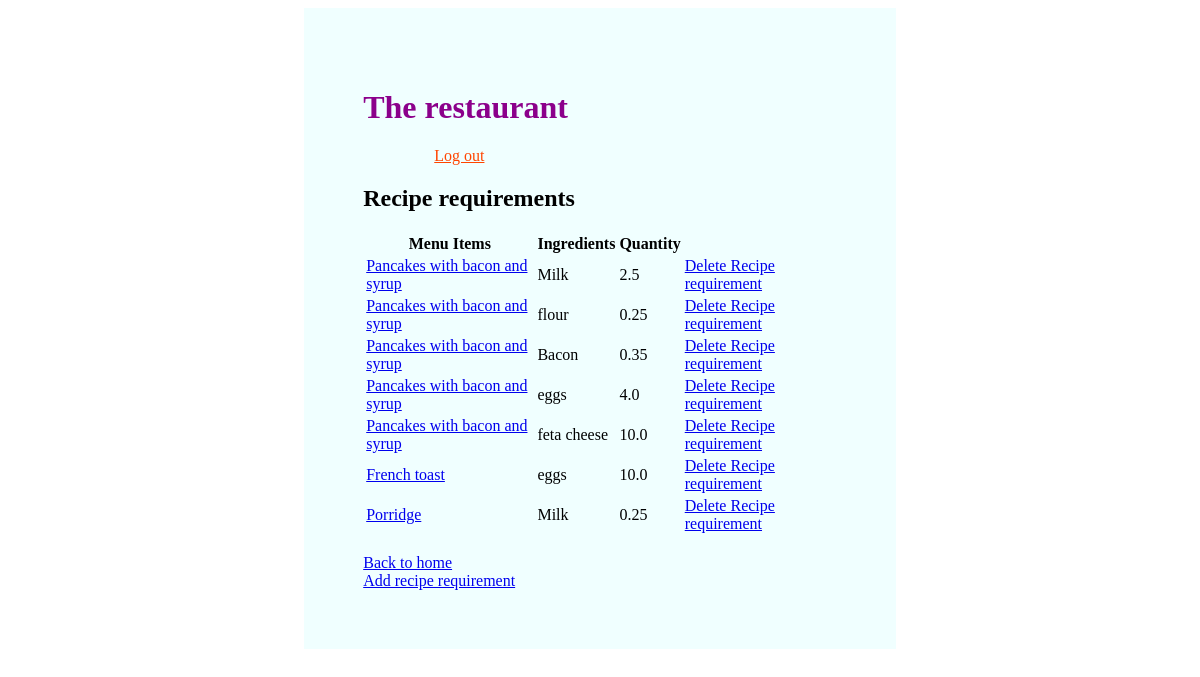
Page /recipes/ (signed in) on the committed database.
### inventory/models.py (models this page shows, shortened)
class RecipeRequirement(models.Model):
    menu_item = models.ForeignKey(MenuItem,verbose_name= "menu items", on_delete=models.CASCADE)
    ingredient = models.ForeignKey(Ingredient, default="a", verbose_name= "ingredients", on_delete=models.CASCADE)
    quantity = models.FloatField(default=0)

class MenuItem(models.Model):
    title = models.CharField(unique=True,max_length=30)
    price = models.FloatField(default=0)
    def __str__(self):
        return self.title

class Ingredient(models.Model):
    name = models.CharField(unique=True, max_length=300)
    quantity = models.FloatField(default=0)
    unit = models.CharField(max_length=20)
    unit_price = models.FloatField(default=0)
    def __str__(self):
        return f"{self.name}"

### inventory/views.py (the view)
# urls.py: path("recipes/", views.RecipeView.as_view(), name='recipes'),
class RecipeView(LoginRequiredMixin, TemplateView):
    login_url ='login'
    template_name = "recipes.html"
    def get_context_data(self, **kwargs):
        context = super().get_context_data(**kwargs)
        context["recipes"] = RecipeRequirement.objects.all()
        return context

### inventory/templates/recipes.html (shortened to what this page needs)
{% extends 'base.html' %} {% load static %} {% block title %}The restaurant{% endblock %}
{% block content %}
<div>
    <h2>Recipe requirements</h2>
    <table>
      <thead>
        <tr>
          <th>Menu Items</th>
          <th>Ingredients</th>
          <th>Quantity</th>
        </tr>
      </thead>
      <tbody>
        {% for recipe in recipes %}
        <tr>
          <td><a href="{% url "updaterecipe" recipe.pk %}">{{ recipe.menu_item }} </a></td>
          <td>{{ recipe.ingredient }} </td>
          <td>{{ recipe.quantity }}</td>
          <td><a href="{% url "deleterecipe" recipe.pk %}">Delete Recipe requirement</a></td>
        {% endfor %}
      </tbody>
    </table>
    <br>
    <a href="{% url 'home'%}">Back to home</a><br>
    <a href="{% url 'addrecipe'%}">Add recipe requirement</a>
    {% endblock %}

### rows in the picture
RecipeRequirement: menu_item "Pancakes with bacon and syrup", ingredient "Milk", quantity "2.5"
RecipeRequirement: menu_item "Pancakes with bacon and syrup", ingredient "flour", quantity "0.25"
RecipeRequirement: menu_item "Pancakes with bacon and syrup", ingredient "Bacon", quantity "0.35"
RecipeRequirement: menu_item "Pancakes with bacon and syrup", ingredient "eggs", quantity "4.0"
RecipeRequirement: menu_item "Pancakes with bacon and syrup", ingredient "feta cheese", quantity "10.0"
RecipeRequirement: menu_item "French toast", ingredient "eggs", quantity "10.0"
RecipeRequirement: menu_item "Porridge", ingredient "Milk", quantity "0.25"
